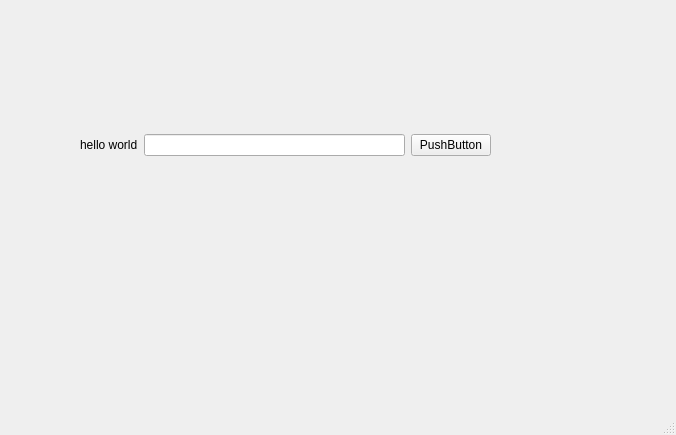
<?xml version="1.0" encoding="UTF-8"?>
<ui version="4.0">
 <class>MainWindow</class>
 <widget class="QMainWindow" name="MainWindow">
  <property name="geometry">
   <rect>
    <x>0</x>
    <y>0</y>
    <width>676</width>
    <height>435</height>
   </rect>
  </property>
  <property name="windowTitle">
   <string>我的PyQT</string>
  </property>
  <widget class="QWidget" name="centralwidget">
   <widget class="QWidget" name="">
    <property name="geometry">
     <rect>
      <x>80</x>
      <y>120</y>
      <width>411</width>
      <height>51</height>
     </rect>
    </property>
    <layout class="QGridLayout" name="gridLayout">
     <item row="0" column="0">
      <widget class="QLabel" name="label">
       <property name="text">
        <string>hello world</string>
       </property>
      </widget>
     </item>
     <item row="0" column="1">
      <widget class="QLineEdit" name="lineEdit"/>
     </item>
     <item row="0" column="2">
      <widget class="QPushButton" name="pushButton">
       <property name="text">
        <string>PushButton</string>
       </property>
      </widget>
     </item>
    </layout>
   </widget>
  </widget>
  <widget class="QMenuBar" name="menubar">
   <property name="geometry">
    <rect>
     <x>0</x>
     <y>0</y>
     <width>676</width>
     <height>26</height>
    </rect>
   </property>
  </widget>
  <widget class="QStatusBar" name="statusbar"/>
 </widget>
 <resources/>
 <connections/>
</ui>
